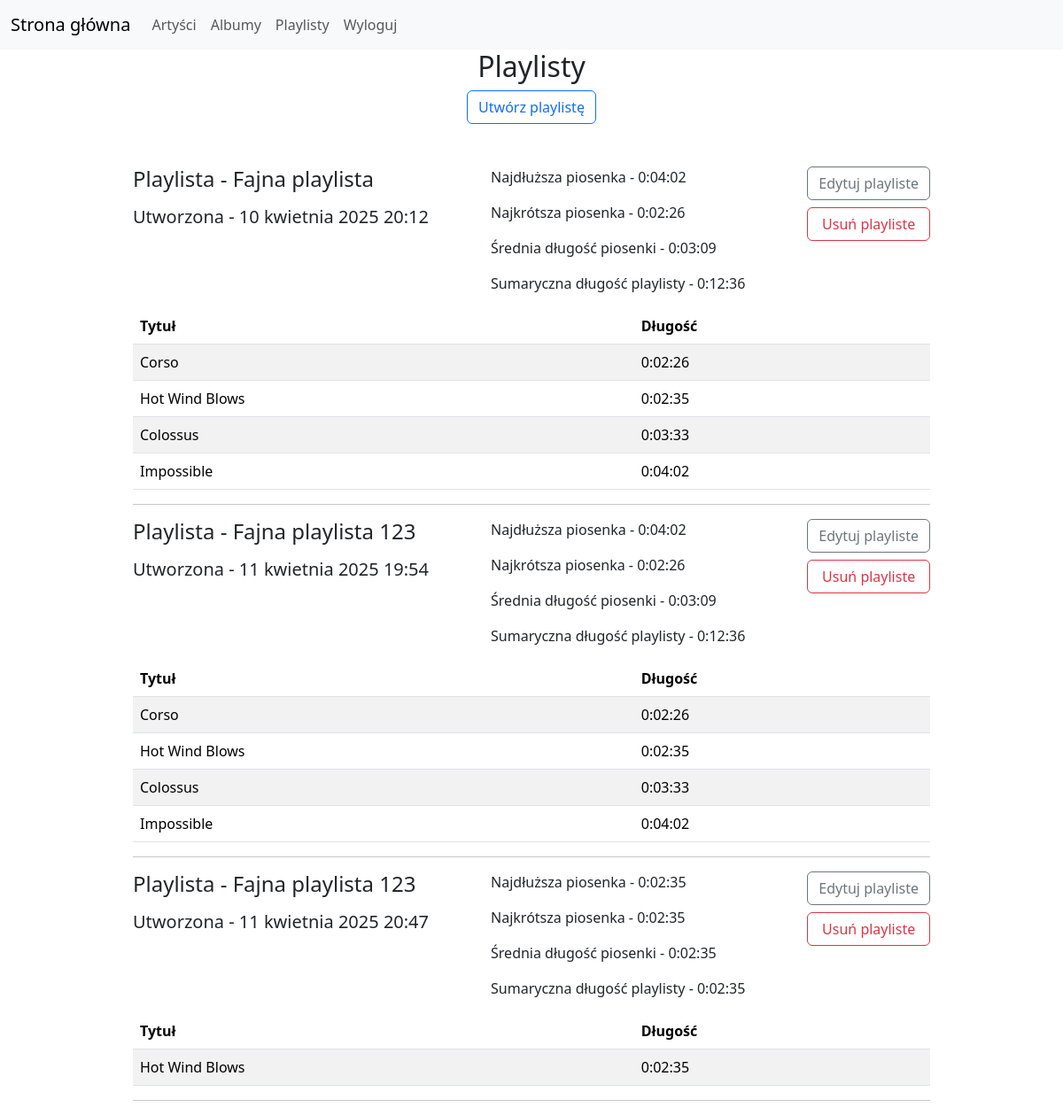
Page /playlists (signed in) on the committed database.
### bumbox/models.py (models this page shows, shortened)
class Playlist(models.Model):
  name = models.CharField(max_length=100, blank=False)
  profile = models.ForeignKey(Profile, on_delete=models.CASCADE, related_name='playlists')
  tracks = models.ManyToManyField(Track, related_name='playlists')
  created_at = models.DateTimeField(auto_now_add=True)

class Track(models.Model):
  title = models.CharField(max_length=200, blank=False)
  album = models.ForeignKey(Album, on_delete=models.CASCADE, related_name='tracks')
  duration = models.DurationField(blank=False)

### bumbox/views.py (the view)
# urls.py: path('playlists', views.playlists, name='playlists'),
@login_required
def playlists(request):
  profile = Profile.objects.get(user=request.user)
  playlists = Playlist.objects.all().filter(profile_id=profile.pk).prefetch_related('tracks')
  playlists_with_stats = []
  for playlist in playlists:
    stats = playlist.tracks.aggregate(longest=Max('duration'), shortest=Min('duration'), average=Avg('duration'), total=Sum('duration'))
    playlists_with_stats.append({'playlist': playlist, 'stats': stats})
  return render(request, 'user/playlists.html', {'playlists_with_stats': playlists_with_stats})

### bumbox/templates/user/playlists.html
{% extends "index.html" %} {% block content %}
<h2>Playlisty</h2>
<a href="{% url 'add-playlist' %}" class="btn btn-outline-primary mb-5"
	>Utwórz playlistę</a
>
{% for item in playlists_with_stats %}
<div class="d-flex gap-5 justify-content-between">
	<div class="d-flex flex-column gap-2 justify-content-start align-items-start">
		<h4>Playlista - {{item.playlist.name}}</h4>
		<h5>Utworzona - {{item.playlist.created_at}}</h5>
	</div>
	<div class="d-flex flex-column justify-content-start align-items-start">
		<p>Najdłuższa piosenka - {{item.stats.longest}}</p>
		<p>Najkrótsza piosenka - {{item.stats.shortest}}</p>
		<p>Średnia długość piosenki - {{item.stats.average}}</p>
		<p>Sumaryczna długość playlisty - {{item.stats.total}}</p>
	</div>
	<div class="d-flex flex-column gap-2 justify-content-start align-items-start">
		<a
			href="{% url 'update-playlist' item.playlist.pk %}"
			class="btn btn-outline-secondary w-100"
			>Edytuj playliste</a
		>
		<a
			href="{% url 'delete-playlist' item.playlist.pk %}"
			class="btn btn-outline-danger w-100"
			>Usuń playliste</a
		>
	</div>
</div>
{% if item.playlist.tracks.all %}
<table class="table table-striped">
	<thead>
		<tr>
			<th scope="col">Tytuł</th>
			<th scope="col">Długość</th>
		</tr>
	</thead>
	<tbody>
		{% for track in item.playlist.tracks.all %}
		<tr>
			<td>{{track.title}}</td>
			<td>{{track.duration}}</td>
		</tr>
		{% endfor %}
	</tbody>
</table>
<hr class="divider" />
{% endif %} {% endfor %} {% endblock %}

### rows in the picture
Playlist: playlist.name "Fajna playlista", playlist.created_at "10 kwietnia 2025 20:12", stats.longest "0:04:02", stats.shortest "0:02:26", stats.average "0:03:09", stats.total "0:12:36"
Track: title "Corso", duration "0:02:26"
Track: title "Hot Wind Blows", duration "0:02:35"
Track: title "Colossus", duration "0:03:33"
Track: title "Impossible", duration "0:04:02"
Playlist: playlist.name "Fajna playlista 123", playlist.created_at "11 kwietnia 2025 19:54", stats.longest "0:04:02", stats.shortest "0:02:26", stats.average "0:03:09", stats.total "0:12:36"
Playlist: playlist.name "Fajna playlista 123", playlist.created_at "11 kwietnia 2025 20:47", stats.longest "0:02:35", stats.shortest "0:02:35", stats.average "0:02:35", stats.total "0:02:35"
